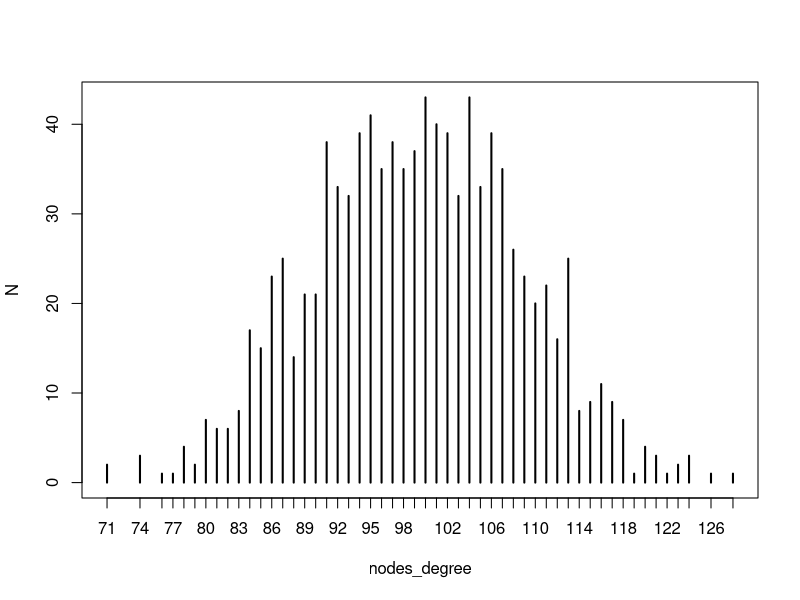
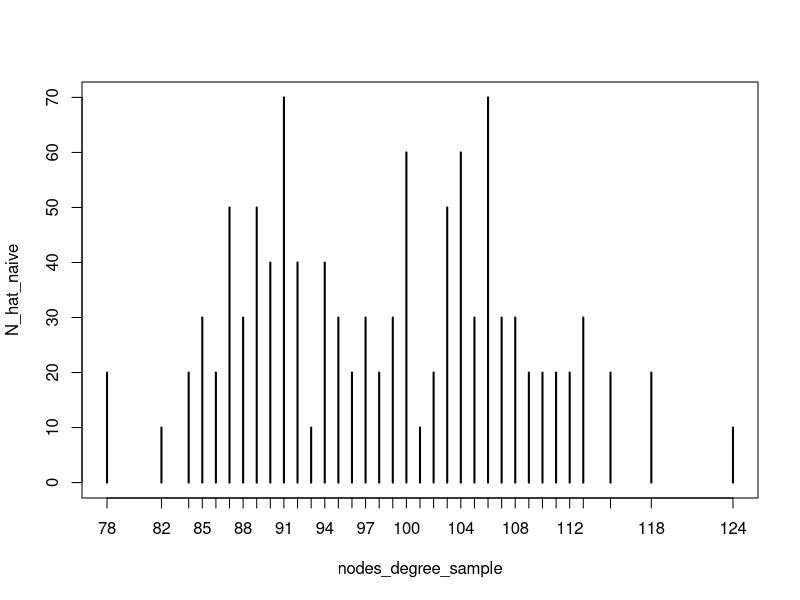

The R source for these figures, in order:
library(igraph);
nv=1000;
density=100/nv;
g <- erdos.renyi.game(nv, density);

adj_matrix<-get.adjacency(g);
#N=degree_distribution(g)*nv;
nodes_degree=degree(g);
N=table(nodes_degree);
p=0.1;

#Ego-centric sampling

Pego=p*diag(nv-1);
nodes_s_ego <- sample_seq(1, nv, sum(rbinom(nv, 1, p)));
nodes_degree_sample=nodes_degree[nodes_s_ego];
N_hat_naive=table(nodes_degree_sample)/p;  

plot(N);
plot(N_hat_naive);



